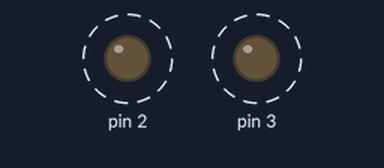
Bench run of a sketch on a simulated Arduino Uno, built with avr-gcc and run on an emulated ATmega328P. Shown: output pins drawn as LEDs (lit = HIGH). Dashed ring = blinking. Pins used as bus, display or sensor lines are not drawn; what the sketch prints to the serial monitor is not drawn.

Above: at 0.4 s.
Timing chart, 0 to 3.0 s (numbered marks = the images above):
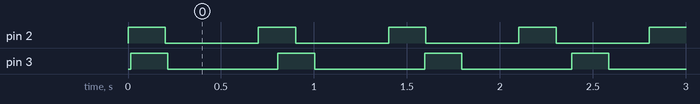

The sketch:

freertosblink.ino
```cpp
#include <Arduino_FreeRTOS.h>

TaskHandle_t TaskHandle_1;
TaskHandle_t TaskHandle_2;
TaskHandle_t TaskHandle_3;


void setup()
{
    Serial.begin(9600);
    pinMode(1,OUTPUT);
    pinMode(2,OUTPUT);
    pinMode(3,OUTPUT);

    Serial.println(F("In Setup function"));


    /* Create a task with priority 3. Capture the Task details to its handler*/
    xTaskCreate(MyTask1, "Task1", 120, NULL, 1, &TaskHandle_1);
    xTaskCreate(MyTask2, "Task2", 120, NULL, 2, &TaskHandle_2);
    xTaskCreate(MyTask3, "Task3", 120, NULL, 3, &TaskHandle_3);
}


void loop()
{
    // Hooked to IDle task, it will run whenever CPU is idle
    Serial.println(F("Loop function"));
    delay(1000);
}


/* Task1 with priority 1 */
static void MyTask1(void* pvParameters)
{
    while(1)
    {
        Serial.println(F("Task1 Running"));
        digitalWrite(1,HIGH);
        delay(200);
        digitalWrite(1,LOW);
        delay(200);
        vTaskDelay(250/portTICK_PERIOD_MS);
    }
}


/* Task2 with priority 2 */
static void MyTask2(void* pvParameters)
{
    while(1)
    {
        Serial.println(F("Task2 Running"));
        digitalWrite(2,HIGH);
        delay(200);
        digitalWrite(2,LOW);
        delay(200);
        vTaskDelay(300/portTICK_PERIOD_MS);
    }
}


/* Task3 with priority 3 */
static void MyTask3(void* pvParameters)
{

       while(1)
      {
        Serial.println(F("Task3 Running"));
        digitalWrite(3,HIGH);
        delay(200);
        digitalWrite(3,LOW);
        delay(200);
        vTaskDelay(400/portTICK_PERIOD_MS);
    }
}
```

Measured:
- by itself, pin 2: alternates HIGH for 0.20 s and LOW for 0.50 s
- by itself, pin 3: alternates HIGH for 0.20 s and LOW for 0.59 s
